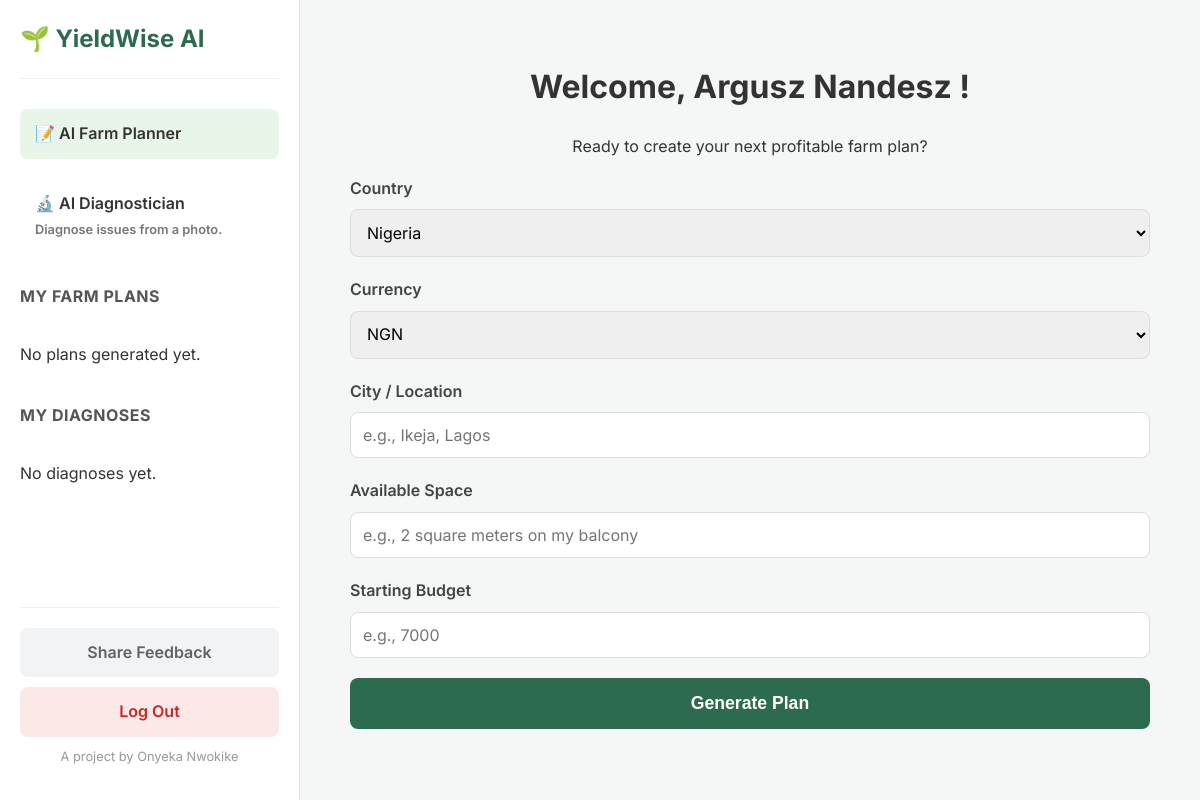
The page /dashboard (signed in) on the database as committed earlier.
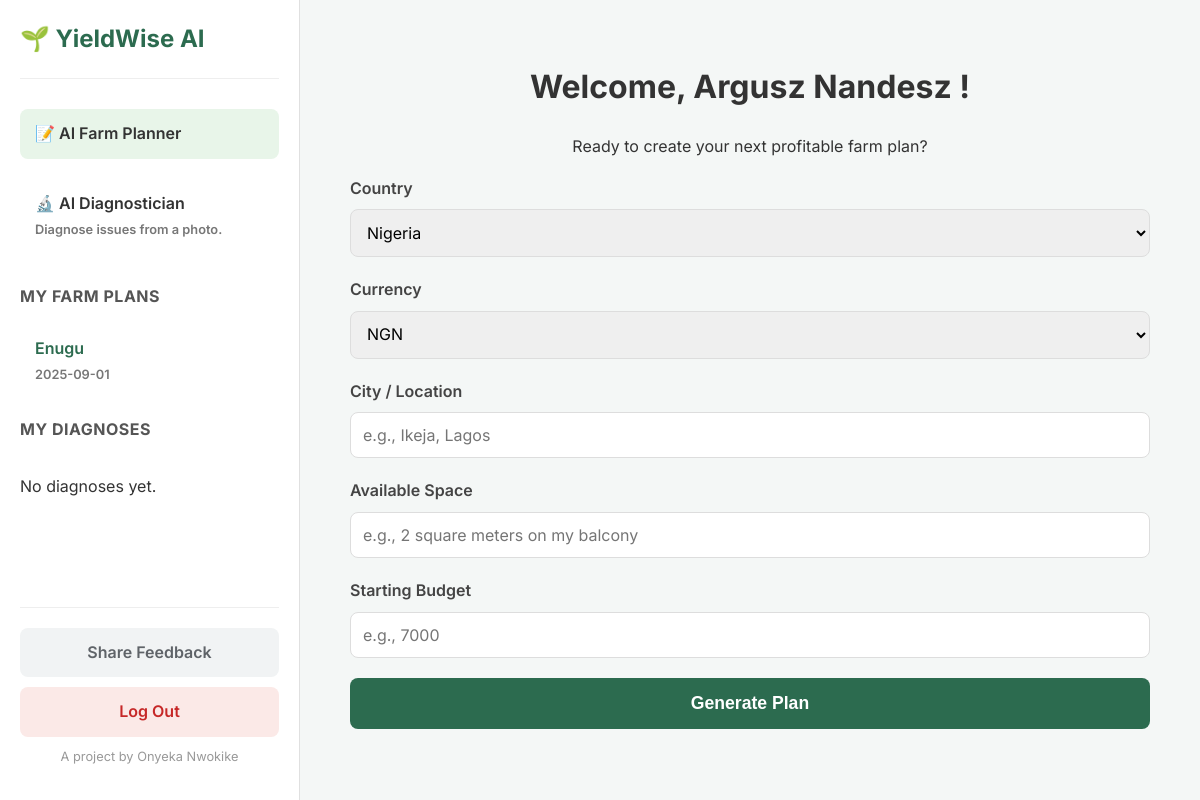
The same page on the database as committed later.
### tables this page shows
CREATE TABLE users (id INTEGER PRIMARY KEY AUTOINCREMENT, email TEXT NOT NULL UNIQUE, password TEXT NOT NULL, name TEXT NOT NULL);

CREATE TABLE farm_plans (id INTEGER PRIMARY KEY AUTOINCREMENT, user_id INTEGER, location TEXT NOT NULL, country TEXT, currency TEXT, plan_html TEXT NOT NULL, showcase_id TEXT, created_at TIMESTAMP DEFAULT CURRENT_TIMESTAMP, FOREIGN KEY (user_id) REFERENCES users (id));

### app.py (the view)
@app.route('/dashboard')
@login_required
def dashboard():
    conn = get_db_connection()
    plans = conn.execute('SELECT * FROM farm_plans WHERE user_id = ? ORDER BY created_at DESC', (current_user.id,)).fetchall()
    diagnoses = conn.execute('SELECT * FROM diagnoses WHERE user_id = ? ORDER BY created_at DESC', (current_user.id,)).fetchall()
    conn.close()
    return render_template('dashboard.html', plans=plans, diagnoses=diagnoses)

### app.py (called while the page is built)
def get_db_connection():
    conn = sqlite3.connect('yieldwise.db', check_same_thread=False, detect_types=sqlite3.PARSE_DECLTYPES | sqlite3.PARSE_COLNAMES)
    conn.row_factory = sqlite3.Row
    return conn

@app.template_filter('dateformat')
def dateformat(value, format='%Y-%m-%d'):
    if value is None: return ""
    if isinstance(value, str):
        try: value = datetime.strptime(value, '%Y-%m-%d %H:%M:%S')
        except (ValueError, TypeError): return value
    if hasattr(value, 'strftime'): return value.strftime(format)
    return value

@login_manager.user_loader
def load_user(user_id):
    conn = get_db_connection()
    user_data = conn.execute('SELECT * FROM users WHERE id = ?', (user_id,)).fetchone()
    conn.close()
    if user_data: return User(user_data['id'], user_data['email'], user_data['password'], user_data['name'])
    return None

### templates/dashboard.html (shortened to what this page needs)
<!DOCTYPE html>
<html lang="en">
<head>
    <link rel="stylesheet" href="{{ url_for('static', filename='style.css') }}">
</head>
<body>
    <div class="dashboard-layout">
        <aside class="sidebar">
            <div class="sidebar-header">
                <h2>🌱 YieldWise AI</h2>
            </div>
            <a href="{{ url_for('dashboard') }}" class="tool-link active">
                <span class="tool-title">📝 AI Farm Planner</span>
            </a>
            <a href="{{ url_for('diagnostician') }}" class="tool-link">
                <span class="tool-title">🔬 AI Diagnostician</span>
                <span class="tool-hint">Diagnose issues from a photo.</span>
            </a>
            <div class="plan-history">
                <h3>My Farm Plans</h3>
                <ul id="plan-history-list">
                    {% if plans %}
                        {% for plan in plans %}
                        <li data-plan-id="{{ plan.id }}">
                            <a href="#" class="plan-link">
                                <span class="plan-location">{{ plan.location }}</span>
                                <span class="plan-date">{{ plan.created_at | dateformat }}</span>
                            </a>
                        </li>
                        {% endfor %}
                    {% else %}
                        <li id="no-plans-message"><p>No plans generated yet.</p></li>
                    {% endif %}
                </ul>
            </div>
            <div class="plan-history">
                <h3>My Diagnoses</h3>
                <ul id="diagnoses-history-list">
                    {% if diagnoses %}
                        {% for diagnosis in diagnoses %}
                        <li><a href="{{ url_for('diagnostician') }}?id={{ diagnosis.id }}" class="plan-link">
                            <span class="plan-location">{{ diagnosis.title }}</span>
                            <span class="plan-date">{{ diagnosis.created_at | dateformat }}</span>
                        </a></li>
                        {% endfor %}
                    {% else %}
                        <li><p>No diagnoses yet.</p></li>
                    {% endif %}
                </ul>
            </div>
            <div class="sidebar-footer">
                <a href="https://docs.google.com/forms/d/e/1FAIpQLSc7f7jAJE7cNxTrdzgdKWiCaineMDuQ4Ka7Jziu9LlBVAslgA/viewform?usp=sf_link" target="_blank" class="feedback-button">Share Feedback</a>
                <a href="{{ url_for('logout') }}" class="logout-button">Log Out</a>
                <p class="credit">A project by Onyeka Nwokike</p>
            </div>
        </aside>
        <main class="main-content">
            <div class="container">
                <header>
                    <h1>Welcome, {{ current_user.name }}!</h1>
                    <p>Ready to create your next profitable farm plan?</p>
                </header>
                <form id="plan-form">
                    <div class="form-row">
                        <div class="form-group">
                            <label for="country">Country</label>
                            <select id="country" name="country">
                                <option value="Nigeria">Nigeria</option>
                            </select>
                        </div>
                        <div class="form-group">
                            <label for="currency">Currency</label>
                            <select id="currency" name="currency">
                                <option value="NGN">NGN</option>
                            </select>
                        </div>
                    </div>
                    <div class="form-group">
                        <label for="location">City / Location</label>
                        <input type="text" id="location" name="location" placeholder="e.g., Ikeja, Lagos" required>
                    </div>
                    <div class="form-group">
                        <label for="space">Available Space</label>
                        <input type="text" id="space" name="space" placeholder="e.g., 2 square meters on my balcony" required>
                    </div>
                    <div class="form-group">
                        <label for="budget">Starting Budget</label>
                        <input type="number" id="budget" name="budget" placeholder="e.g., 7000" required>
                    </div>
                    <button type="submit" id="generate-button">Generate Plan</button>
                </form>
            </div>
        </main>
    </div>
</body>
</html>

### static/style.css (style rules this page uses)
body { font-family: 'Inter', sans-serif; background-color: #f4f7f6; color: #333; margin: 0; line-height: 1.6; }
a { color: #2c6b4f; text-decoration: none; font-weight: 600; }
.container { background-color: #ffffff; padding: 30px 40px; border-radius: 12px; box-shadow: 0 8px 30px rgba(0, 0, 0, 0.08); width: 100%; text-align: center; margin: 20px; }
.form-group { margin-bottom: 20px; text-align: left; }
.form-group label { display: block; font-weight: 600; margin-bottom: 8px; color: #444; }
.form-group input, .form-group select { width: 100%; padding: 12px; border: 1px solid #ddd; border-radius: 8px; font-size: 1rem; box-sizing: border-box; font-family: 'Inter', sans-serif; }
button { width: 100%; padding: 15px; background-color: #2c6b4f; color: #ffffff; border: none; border-radius: 8px; font-size: 1.1rem; font-weight: 700; cursor: pointer; transition: background-color 0.3s ease, transform 0.2s ease; }
.dashboard-layout { display: flex; width: 100vw; height: 100vh; background-color: #f4f7f6; }
.sidebar { width: 300px; background-color: #ffffff; border-right: 1px solid #e0e0e0; display: flex; flex-direction: column; padding: 20px; box-sizing: border-box; overflow-y: auto; }
.sidebar-header h2 { color: #2c6b4f; margin-top: 0; padding-bottom: 20px; border-bottom: 1px solid #eee; }
.tool-link { display: block; padding: 12px 15px; border-radius: 8px; text-decoration: none; color: #333; margin: 10px 0; transition: background-color 0.2s ease; }
.tool-link.active { background-color: #e8f5e9; font-weight: 700; }
.tool-title { font-weight: 600; display: block; }
.tool-hint { font-size: 0.8rem; color: #777; }
.plan-history { margin-top: 20px; }
.plan-history h3 { margin-top: 0; font-size: 1rem; color: #555; text-transform: uppercase; letter-spacing: 0.5px; }
.plan-history ul { list-style: none; padding: 0; margin: 0; }
.plan-history li { position: relative; display: flex; align-items: center; justify-content: space-between; border-radius: 8px; transition: background-color 0.2s ease; }
.plan-history li .plan-link { flex-grow: 1; padding: 10px 15px; }
.plan-location { font-weight: 600; display: block; }
.plan-date { font-size: 0.8rem; color: #777; }
.sidebar-footer { margin-top: auto; padding-top: 20px; border-top: 1px solid #eee; }
.feedback-button, .logout-button { display: block; width: 100%; text-align: center; padding: 12px; border-radius: 8px; text-decoration: none; font-weight: 600; margin-bottom: 10px; box-sizing: border-box; }
.feedback-button { background-color: #f1f3f4; color: #5f6368; }
.logout-button { background-color: #fbe9e7; color: #c62828; }
.credit { font-size: 0.8rem; color: #999; text-align: center; margin-top: 10px; }
.main-content { flex-grow: 1; padding: 40px; overflow-y: auto; }
.main-content .container { max-width: 800px; box-shadow: none; padding: 0; background-color: transparent; margin: 0 auto; }

Rows that differ between the two databases and show on the page:
added farm_plans: location "Enugu", created_at "2025-09-01"
Other text that changed with them:
text no longer shown: "No plans generated yet."
